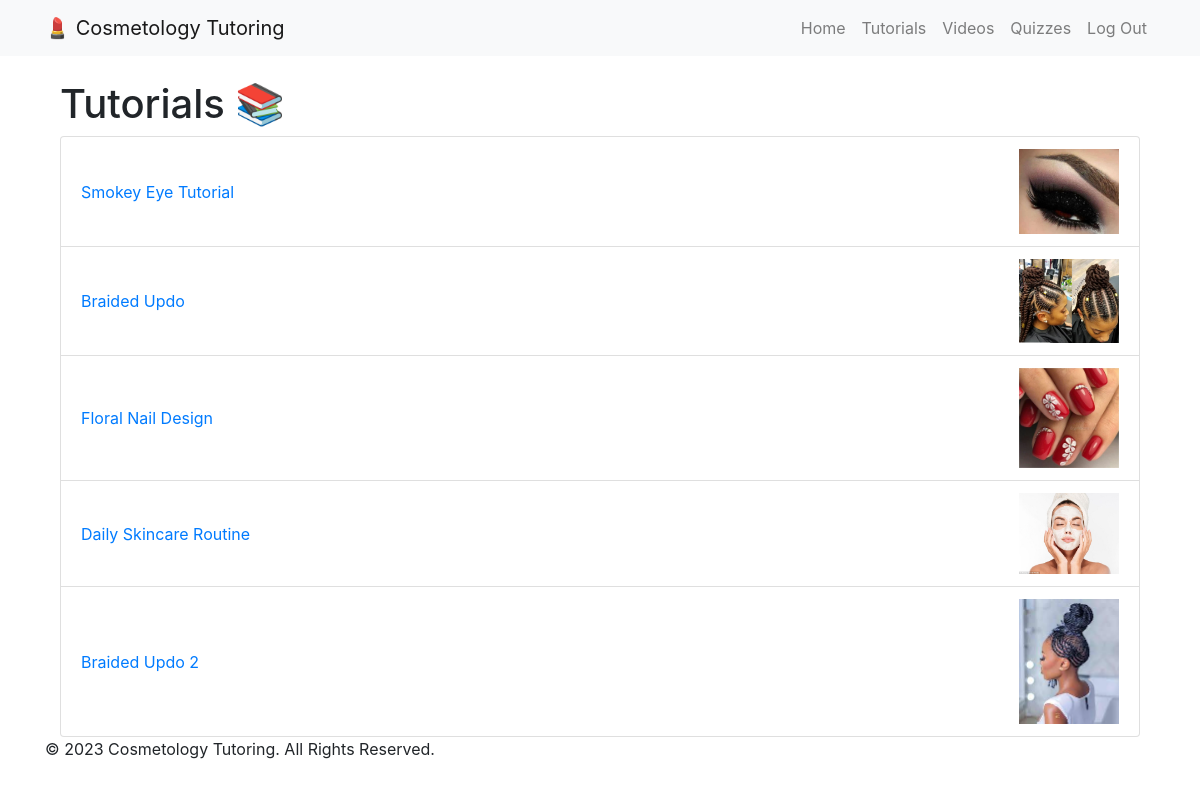
Screenshot of /tutorials/ (signed in) with the database file from the repository.
### tutorials/models.py (models this page shows, shortened)
class Tutorial(models.Model):
    creator = models.ForeignKey(User, on_delete=models.CASCADE)
    title = models.CharField(max_length=200)
    image = models.ImageField(upload_to='tutorial_images/')  # Use ImageField for images
    category = models.ForeignKey(Category, on_delete=models.CASCADE)
    description = RichTextUploadingField()  # Use CKEditor for rich text content

### tutorials/views.py (the view)
# urls.py: path('', views.TutorialListView.as_view(), name='tutorial-list'),
class TutorialListView(ListView):
    model = Tutorial
    template_name = 'tutorials/tutorial_list.html'
    context_object_name = 'tutorials'

### templates/tutorials/tutorial_list.html (shortened to what this page needs)
{% extends "base.html" %}
{% block content %}
    <div class="container mt-4">
        <h1>Tutorials 📚</h1>
        <ul class="list-group">
            {% for tutorial in tutorials %}
                <li class="list-group-item d-flex justify-content-between align-items-center">
                    <div>
                        <a href="{% url 'tutorial-detail' tutorial.pk %}">{{ tutorial.title }}</a>
                    </div>
                    <img src="{{ tutorial.image.url }}" alt="{{ tutorial.title }} Image" width="100">
                </li>
            {% empty %}
                <p>No tutorials available. 😞</p>
            {% endfor %}
        </ul>
    </div>
{% endblock %}

### rows the page displays
Tutorial: title "Smokey Eye Tutorial", image (picture)
Tutorial: title "Braided Updo", image (picture)
Tutorial: title "Floral Nail Design", image (picture)
Tutorial: title "Daily Skincare Routine", image (picture)
Tutorial: title "Braided Updo 2", image (picture)
